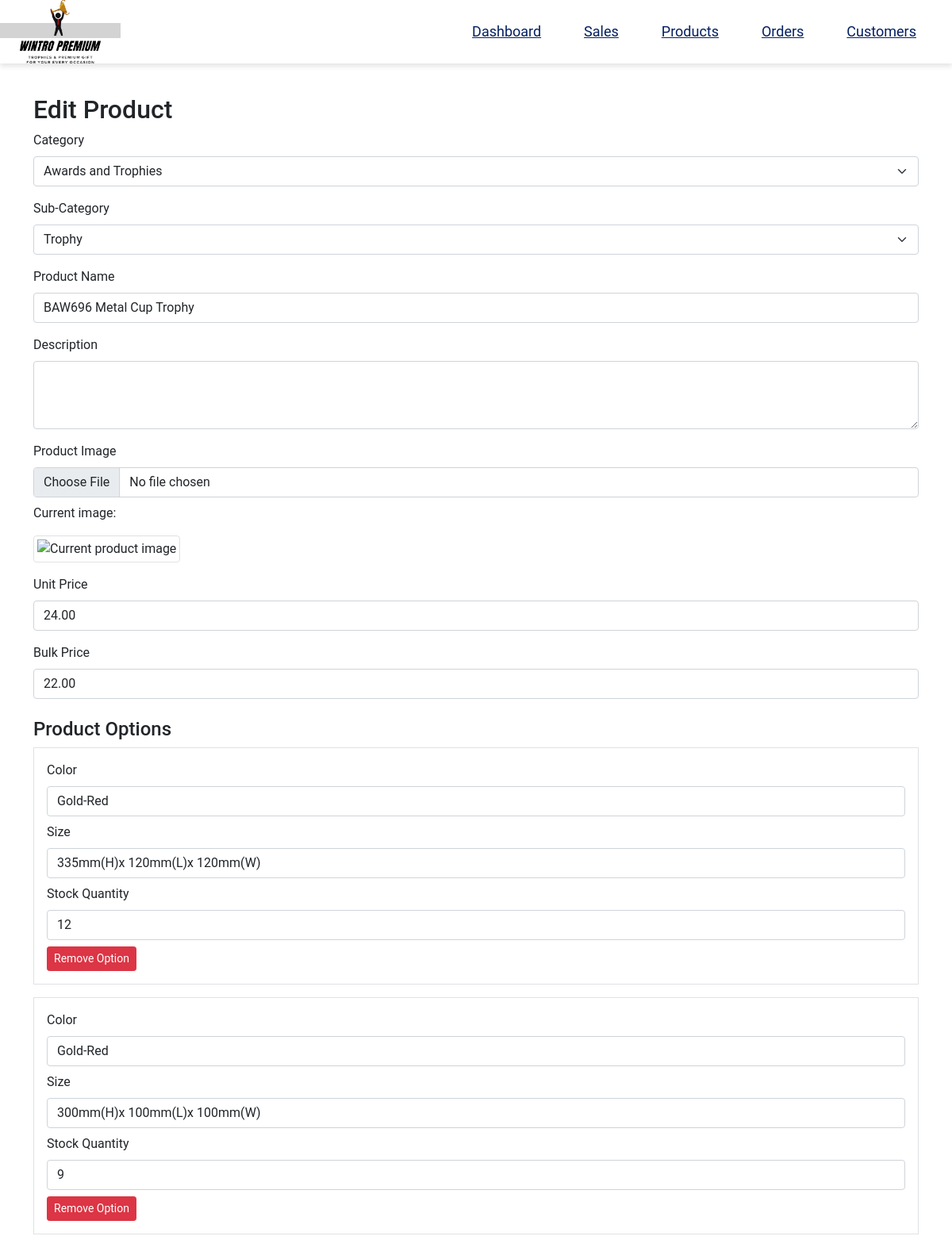
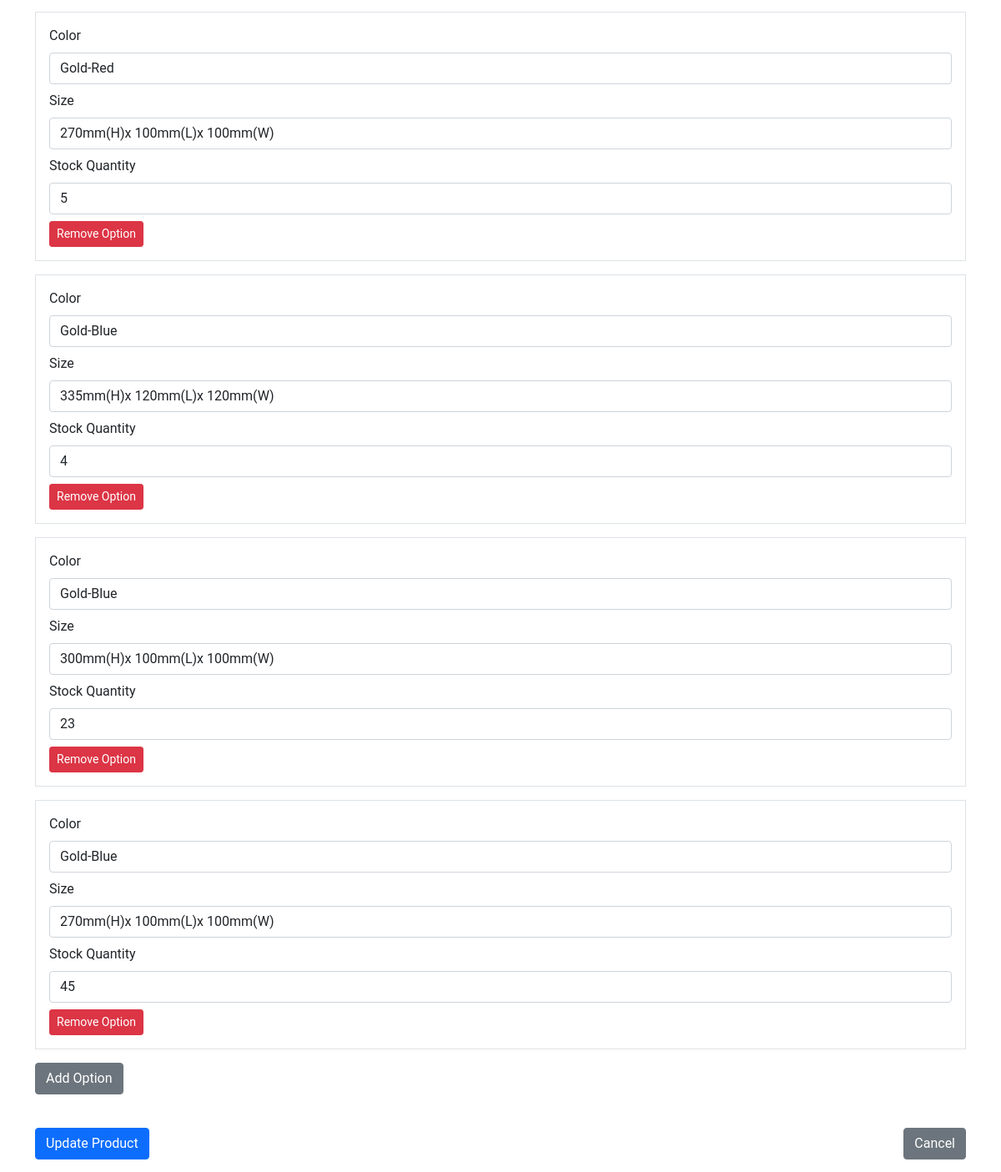
Page /app/Admin/products_edit.php?id=4 (signed in) on the committed database (2 pictures, top to bottom).
### tables this page shows
CREATE TABLE IF NOT EXISTS product (
    product_id INT(12) AUTO_INCREMENT PRIMARY KEY,
    product_name VARCHAR(100) NOT NULL,
    product_description TEXT DEFAULT NULL,
    product_image VARCHAR(200) NOT NULL,
    product_unit_price DECIMAL(10, 2) NOT NULL,
    product_bulk_price DECIMAL(10, 2) DEFAULT NULL,
    product_created_at TIMESTAMP DEFAULT CURRENT_TIMESTAMP,
    product_upated_at TIMESTAMP DEFAULT CURRENT_TIMESTAMP ON UPDATE CURRENT_TIMESTAMP,
    sub_category_id INT(12),
    FOREIGN KEY (sub_category_id) REFERENCES sub_category(sub_category_id)
);

CREATE TABLE IF NOT EXISTS options (
    option_id INT(12) AUTO_INCREMENT PRIMARY KEY,
    option_colour VARCHAR(50),
    option_size VARCHAR(50) NOT NULL,
    product_id INT(12) NOT NULL,
    FOREIGN KEY (product_id) REFERENCES product (product_id)
);

CREATE TABLE IF NOT EXISTS inventory (
    inventory_id INT(12) AUTO_INCREMENT PRIMARY KEY,
    stock_quantity INT(12) NOT NULL,
    option_id INT(12),
    product_id INT(12) NOT NULL,
    FOREIGN KEY (product_id) REFERENCES product (product_id),
    FOREIGN KEY (option_id) REFERENCES options (option_id)
);

### app/Admin/products_edit.php (the view, shortened to what this page needs)
<?php
require_once '../includes/dbh-inc.php';
$target_dir = "../Product/uploads/";
$product_id = isset($_GET['id']) ? (int)$_GET['id'] : 0;
$stmt = $pdo->prepare("
    SELECT
        p.*,
        c.category_id,
        c.category_name,
        s.sub_category_name,
        o.option_id,
        o.option_colour,
        o.option_size,
        i.inventory_id,
        i.stock_quantity
    FROM product p
    LEFT JOIN sub_category s ON p.sub_category_id = s.sub_category_id
    LEFT JOIN category c ON s.category_id = c.category_id
    LEFT JOIN options o ON p.product_id = o.product_id
    LEFT JOIN inventory i ON (p.product_id = i.product_id AND i.option_id = o.option_id)
    WHERE p.product_id = ?
");
$stmt->execute([$product_id]);
$results = $stmt->fetchAll(PDO::FETCH_ASSOC);
$product = [
    'product_id' => $results[0]['product_id'],
    'product_name' => $results[0]['product_name'],
    'product_description' => $results[0]['product_description'],
    'product_image' => $results[0]['product_image'],
    'product_unit_price' => $results[0]['product_unit_price'],
    'product_bulk_price' => $results[0]['product_bulk_price'],
    'category_id' => $results[0]['category_id'],
    'sub_category_id' => $results[0]['sub_category_id'],
    'category_name' => $results[0]['category_name'],
    'sub_category_name' => $results[0]['sub_category_name'],
    'options' => []
];
foreach ($results as $row) {
    if ($row['option_id']) {
        $product['options'][] = [
            'option_id' => $row['option_id'],
            'option_colour' => $row['option_colour'],
            'option_size' => $row['option_size'],
            'stock_quantity' => $row['stock_quantity']
        ];
    }
}
$categories = $pdo->query("SELECT * FROM category")->fetchAll(PDO::FETCH_ASSOC);
$subcategories = $pdo->query("SELECT * FROM sub_category")->fetchAll(PDO::FETCH_ASSOC);
?>
<!DOCTYPE html>
<html lang="en">
<head>
    <link href="https://cdn.jsdelivr.net/npm/bootstrap@5.1.3/dist/css/bootstrap.min.css" rel="stylesheet">
    <?php include 'header.php'; ?>
</head>
<body>
    <div class="container mt-4">
        <h2>Edit Product</h2>
        <form method="POST" enctype="multipart/form-data">
            <div class="mb-3">
                <label for="category" class="form-label">Category</label>
                <select class="form-select" id="category" name="category">
                    <?php foreach ($categories as $category): ?>
                        <option value="<?= $category['category_id']; ?>"
                            <?= $category['category_id'] == $product['category_id'] ? 'selected' : ''; ?>>
                            <?= htmlspecialchars($category['category_name']); ?>
                        </option>
                    <?php endforeach; ?>
                </select>
            </div>
            <div class="mb-3">
                <label for="sub_category" class="form-label">Sub-Category</label>
                <select class="form-select" id="sub_category" name="sub_category" required>
                    <?php foreach ($subcategories as $subcategory): ?>
                        <option value="<?= $subcategory['sub_category_id']; ?>"
                            <?= $subcategory['sub_category_id'] == $product['sub_category_id'] ? 'selected' : ''; ?>>
                            <?= htmlspecialchars($subcategory['sub_category_name']); ?>
                        </option>
                    <?php endforeach; ?>
                </select>
            </div>
            <div class="mb-3">
                <label for="name" class="form-label">Product Name</label>
                <input type="text" class="form-control" id="name" name="name"
                    value="<?= htmlspecialchars($product['product_name']); ?>" required>
            </div>
            <div class="mb-3">
                <label for="description" class="form-label">Description</label>
                <textarea class="form-control" id="description" name="description" rows="3"><?= htmlspecialchars($product['product_description'] ?? ''); ?></textarea>
            </div>
            <div class="mb-3">
                <label for="product_image" class="form-label">Product Image</label>
                <input type="file" class="form-control" id="product_image" name="product_image">
                <?php if (!empty($product['product_image'])): ?>
                    <div class="mt-2">
                        <p>Current image:</p>
                        <img src="<?= htmlspecialchars($target_dir . basename($product['product_image'])); ?>"
                             alt="Current product image" class="img-thumbnail" style="max-width: 200px;">
                    </div>
                <?php endif; ?>
            </div>
            <div class="mb-3">
                <label for="unit_price" class="form-label">Unit Price</label>
                <input type="number" class="form-control" id="unit_price" name="unit_price"
                    step="0.01" value="<?= htmlspecialchars($product['product_unit_price']); ?>" required>
            </div>
            <div class="mb-3">
                <label for="bulk_price" class="form-label">Bulk Price</label>
                <input type="number" class="form-control" id="bulk_price" name="bulk_price"
                    step="0.01" value="<?= htmlspecialchars($product['product_bulk_price']); ?>">
            </div>
            <h4 class="mt-4">Product Options</h4>
            <div id="options-container">
                <?php foreach ($product['options'] as $index => $option): ?>
                    <div class="option-group mb-3 border p-3">
                        <div class="mb-2">
                            <label class="form-label">Color</label>
                            <input type="text" class="form-control" name="options[<?= $index ?>][colour]"
                                value="<?= htmlspecialchars($option['option_colour']); ?>">
                        </div>
                        <div class="mb-2">
                            <label class="form-label">Size</label>
                            <input type="text" class="form-control" name="options[<?= $index ?>][size]"
                                value="<?= htmlspecialchars($option['option_size']); ?>">
                        </div>
                        <div class="mb-2">
                            <label class="form-label">Stock Quantity</label>
                            <input type="number" class="form-control" name="options[<?= $index ?>][quantity]"
                                value="<?= htmlspecialchars($option['stock_quantity']); ?>">
                        </div>
                        <button type="button" class="btn btn-danger btn-sm remove-option">Remove Option</button>
                    </div>
                <?php endforeach; ?>
            </div>
            <button type="button" class="btn btn-secondary mb-3" id="add-option">Add Option</button>
            <div class="d-flex justify-content-between mt-4">
                <button type="submit" class="btn btn-primary">Update Product</button>
                <a href="products_view.php" class="btn btn-secondary">Cancel</a>
            </div>
        </form>
    </div>
</body>
</html>

### app/Admin/style.css (style rules this page uses)
* { padding: 0; margin: 0; text-decoration: none; list-style: none; box-sizing: border-box; font-family: "Roboto", sans-serif; }
body { margin: 15px; padding-top: 80px; overflow-x: hidden; overflow-y: auto; }

### rows in the picture
product: option_colour "Gold-Red", option_size "335mm(H)x 120mm(L)x 120mm(W)", stock_quantity "12", option_size "300mm(H)x 100mm(L)x 100mm(W)", stock_quantity "9", option_size "270mm(H)x 100mm(L)x 100mm(W)", stock_quantity "5", option_colour "Gold-Blue", stock_quantity "4", stock_quantity "23", stock_quantity "45"

### other values in the picture
form field category "Awards and Trophies"
form field sub_category "Trophy"
